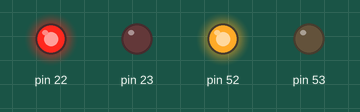
This sketch was run on a simulated Arduino Mega 2560, built with avr-gcc and run on an emulated ATmega2560. Parts: output pins drawn as LEDs (lit = HIGH).

Above: at 0.32 s.
At 1.2 s:
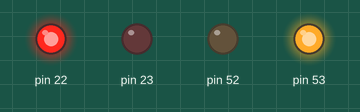
At 1.9 s:
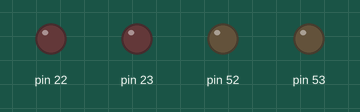
At 2.74 s:
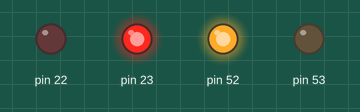
At 3.61 s:
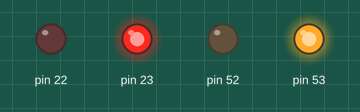
Timing chart, 0 to 4.5 s (numbered marks = the images above):
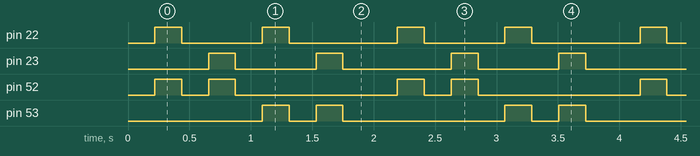

Measured:
- by itself, pin 22, pin 23: repeats every 2.0 s: LOW 0.66 s, HIGH 0.22 s, LOW 0.88 s, HIGH 0.22 s
- by itself, pin 52, pin 53: repeats every 2.0 s: LOW 0.22 s, HIGH 0.22 s, LOW 1.3 s, HIGH 0.22 s
- by itself, everything shown: repeats every 2.0 s, in 8 steps

The sketch:

2X2DOTMATRIX.ino
```cpp
void setup() {
  // put your setup code here, to run once:
volatile char *ddra,*ddrb;
ddra = 0x21;ddrb = 0x24;
*ddra = 0x03;*ddrb = 0x03;
  volatile long i;
  volatile char *outa,*outb;
  outa = 0x22;outb = 0x25;
while(1)
{
  for(i=0;i<100000;i++);
  *outb = 0x02;//row 0
  *outa = 0x01;//col 0
  for(i=0;i<100000;i++);
  *outb  = 0x00;
  *outa = 0x00;
  for(i=0;i<100000;i++);
   *outb = 0x02;//row 0
  *outa = 0x02;//col 1
  for(i=0;i<100000;i++);
  *outb  = 0x00;
  *outa = 0x00;
  for(i=0;i<100000;i++);
  *outb = 0x01;//row 1
  *outa = 0x01;//col 0
  for(i=0;i<100000;i++);
  *outb  = 0x00;
  *outa = 0x00;
  for(i=0;i<100000;i++);
  *outb = 0x01;//row 1
  *outa = 0x02;//col 2
  for(i=0;i<100000;i++);
  *outb  = 0x00;
  *outa = 0x00;
  for(i=0;i<100000;i++);
}
}
/*PORTB as ROW, PORTA as COLUMN*/
void loop() {
  // put your main code here, to run repeatedly:

}
```
